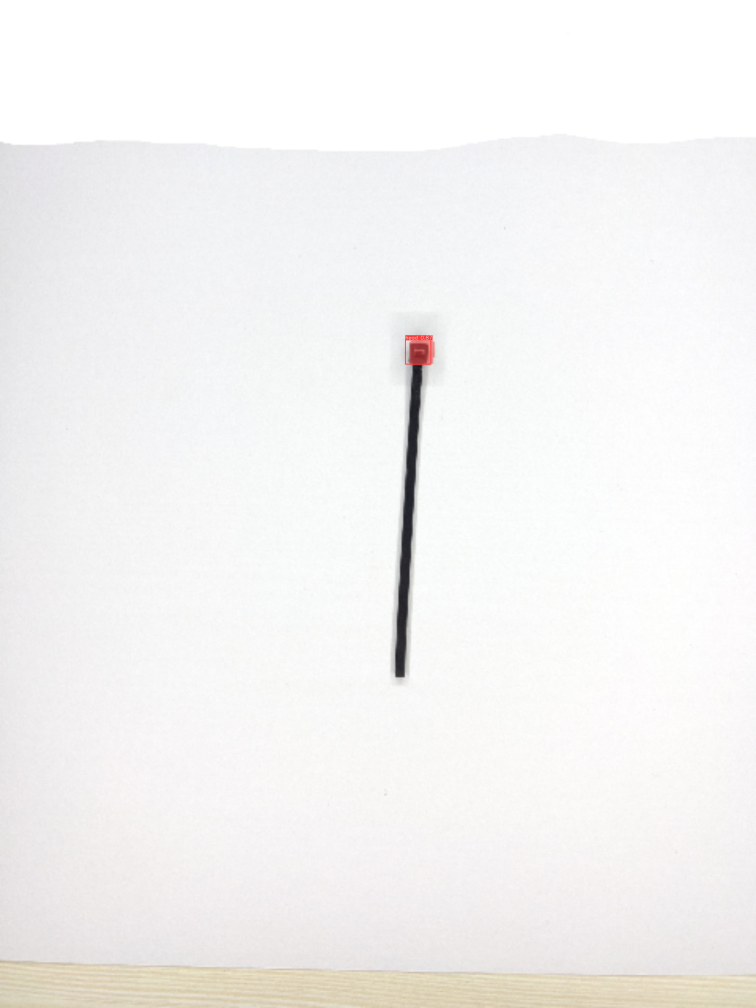
#> input picture attempt_06/runs/segment/predict/image0.jpg, 3024 x 4032 px, found by its file name (shown at 1/4 size)
$ python Z_test_02.py
#> lines starting #> are read from the running program, lines starting #| are printed output that depends on the picture
import os
import shutil
import cv2
import sys
import json


DIR_run_seg_prediction = "E:\AIML\ZIP_TAG_PROJECT\\attempt_06\\runs\segment\predict"
pred_img_path = os.path.join(DIR_run_seg_prediction, 'image0.jpg')

pred_img = cv2.imread(pred_img_path)
#> pred_img is the input picture: shape (4032, 3024, 3); mean B, G, R 242.6, 243.5, 244.2
pred_img_resize = cv2.resize(pred_img, (700, 700))
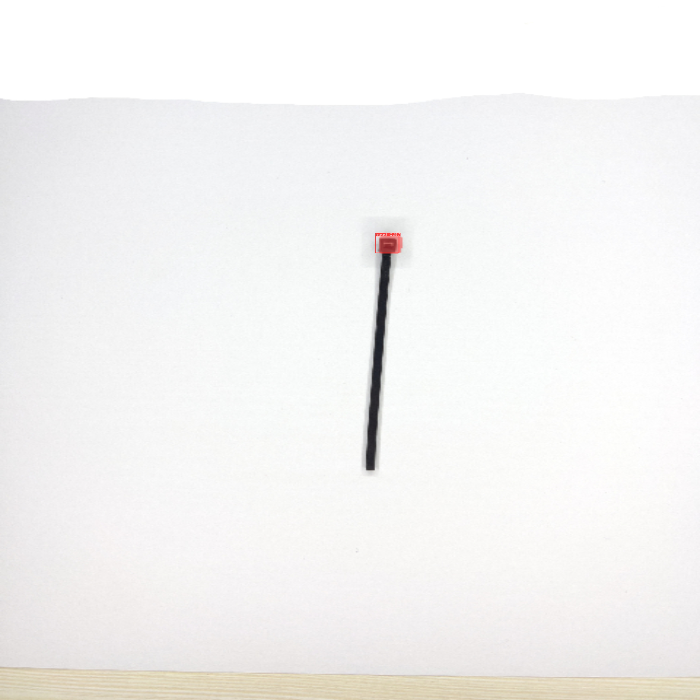
#> pred_img_resize: shape (700, 700, 3); mean B, G, R 242.6, 243.5, 244.2
cv2.imshow("abc", pred_img_resize)
cv2.waitKey(0)


# [5 lines of commented-out code are left out]
